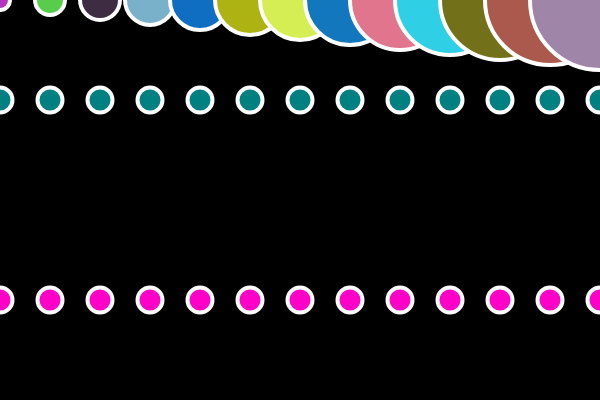
Frame 1 (no input)
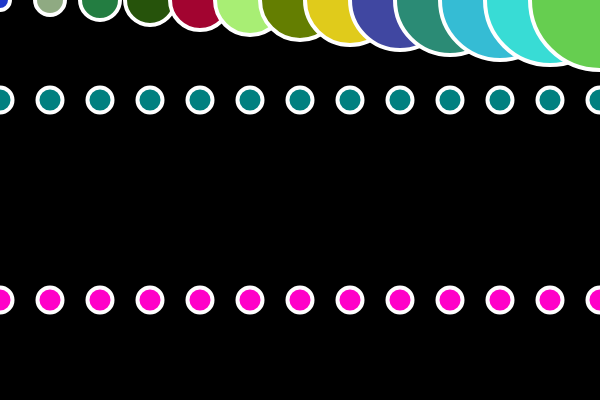
Frame 60 (no input)
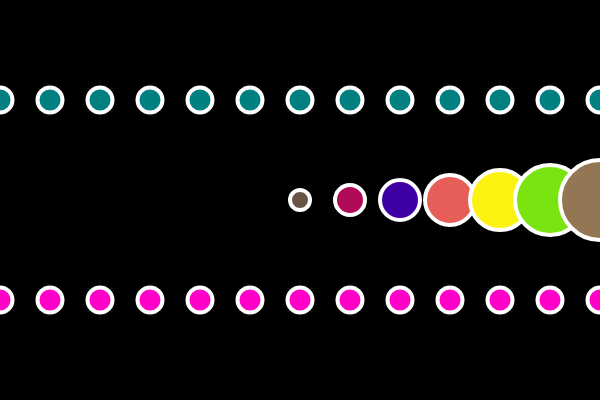
Frame 120 (the mouse pressed at the canvas centre since frame 60)

The p5.js sketch that drew these frames (run headless with seeded random() and noise() and a simulated clock; from frame 60 on, the mouse is pressed at the canvas centre):

// p5.js sketch
// ── sketch.js
// while and for Loops
// Code! Programming with p5.js
// The Coding Train / Daniel Shiffman
// https://thecodingtrain.com/beginners/p5js/4.1-while-for.html
// https://youtu.be/cnRD9o6odjk
// https://editor.p5js.org/codingtrain/sketches/1B6jhzI6

function setup() {
  createCanvas(600, 400);
}

function draw() {
  background(0);
  strokeWeight(4);
  stroke(255);

  var x = 0;
  while (x <= width) {
    fill("teal");
    ellipse(x, 100, 25, 25);
    x = x + 50;
  }

  for (var x = 0; x <= width; x += 50) {
    fill(255, 0, 200);
    ellipse(x, 300, 25, 25);
    fill(random(255), random(255), random(255));
    // all the same size
    // circle(mouseX+x, mouseY, x);
    // circles getting larger
    circle(mouseX+x, mouseY, x/5+20);
  }
}
